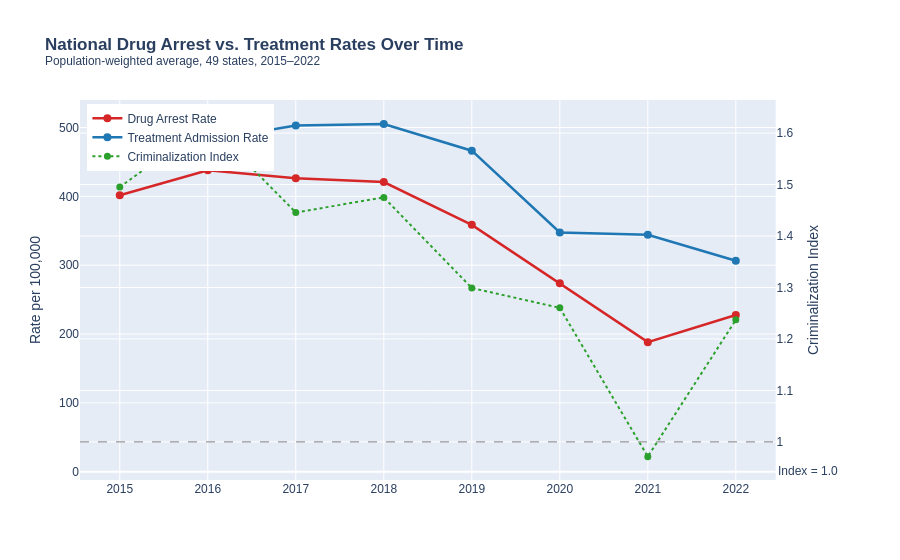
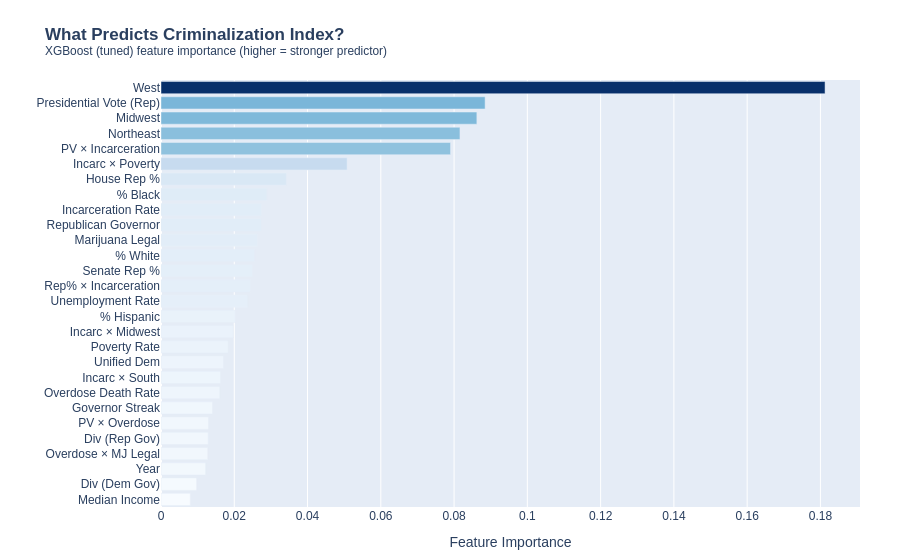

The notebook cell these images were saved under, in order:
### Markdown cell above
---
## Final Model and Visualizations (PART 7)

Generates five publication-ready visualizations using the best model from Part 6:

1. **Choropleth** — drug policy orientation by state
2. **Time trends** — dual-axis national trends with criminalization index
3. **Feature importance** — interactive horizontal bar chart
4. **Scatter + regression** — top predictor vs. criminalization index
5. **State rankings** — all 49 states ranked by average index

Set `BEST_MODEL = "rf"`, `"gb"`, or `"xgb"` to override the auto-selected model.

### Code cell
# Select final model
if BEST_MODEL == "auto":
    final_model = best_model_obj
    final_label = best_label
elif BEST_MODEL == "rf":
    rf.fit(X, y); final_model = rf; final_label = "Random Forest"
elif BEST_MODEL == "gb":
    gb.fit(X, y); final_model = gb; final_label = "Gradient Boosting"
else:
    xgb.fit(X, y); final_model = xgb; final_label = "XGBoost"

final_model.fit(X, y)

feat_labels_map = {
    'poverty_rate': 'Poverty Rate', 'median_income': 'Median Income',
    'unemployment_rate': 'Unemployment Rate', 'pct_white': '% White',
    'pct_black': '% Black', 'pct_hispanic': '% Hispanic', 'year': 'Year',
    'overdose_death_rate': 'Overdose Death Rate', 'incarceration_rate': 'Incarceration Rate',
    'marijuana_legal': 'Marijuana Legal', 'republican_gov': 'Republican Governor',
    'pres_vote_rep': 'Presidential Vote (Rep)', 'gov_streak': 'Governor Streak',
    'senate_rep_pct': 'Senate Rep %', 'house_rep_pct': 'House Rep %',
    'align_unified_dem': 'Unified Dem', 'align_div_rep_gov': 'Div (Rep Gov)',
    'align_div_dem_gov': 'Div (Dem Gov)',
    'region_northeast': 'Northeast', 'region_midwest': 'Midwest', 'region_west': 'West',
    'pres_x_overdose': 'PV \u00d7 Overdose', 'pres_x_incarceration': 'PV \u00d7 Incarceration',
    'rep_pct_x_incarceration': 'Rep% \u00d7 Incarceration', 'incarc_x_poverty': 'Incarc \u00d7 Poverty',
    'overdose_x_mj': 'Overdose \u00d7 MJ Legal', 'incarc_x_midwest': 'Incarc \u00d7 Midwest',
    'incarc_x_south': 'Incarc \u00d7 South',
}
feat_display = [feat_labels_map.get(f, f) for f in FEATURES_ALL]

# \u2500\u2500 State averages for maps/rankings \u2500\u2500\u2500\u2500\u2500\u2500\u2500\u2500\u2500\u2500\u2500\u2500\u2500\u2500\u2500\u2500\u2500\u2500\u2500\u2500\u2500\u2500\u2500\u2500\u2500\u2500\u2500\u2500\u2500\u2500\u2500\u2500\u2500\u2500\u2500\u2500\u2500\u2500\u2500\u2500\u2500\u2500\u2500\u2500\u2500
state_avg_full = (complete.groupby('state')
                  .agg(avg_index=('criminalization_index','mean'),
                       avg_arrest=('arrest_rate','mean'),
                       avg_treatment=('treatment_rate','mean'))
                  .reset_index())
state_avg_full['code'] = state_avg_full['state'].apply(
    lambda s: us.states.lookup(s).abbr if us.states.lookup(s) else None)
state_avg_full = state_avg_full.dropna(subset=['code'])
state_avg_full['orientation'] = state_avg_full['avg_index'].apply(
    lambda x: 'Criminalization-oriented' if x >= 1 else 'Treatment-oriented')

# VIZ 1: Choropleth -----------------------------------------------------------
viz1 = px.choropleth(
    state_avg_full, locations='code', locationmode='USA-states',
    color='avg_index', scope='usa', color_continuous_scale='RdYlGn_r',
    hover_name='state',
    hover_data={'code': False, 'avg_index': ':.2f',
                'avg_arrest': ':.1f', 'avg_treatment': ':.1f'},
    labels={'avg_index': 'Criminalization Index',
            'avg_arrest': 'Avg Arrest Rate/100k',
            'avg_treatment': 'Avg Treatment Rate/100k'},
    title='<b>Drug Policy Orientation by State</b><br>'
          '<sup>Average Criminalization Index 2015\u20132022 | '
          'Higher = more arrests relative to treatment admissions</sup>',
)
viz1.update_layout(coloraxis_colorbar=dict(title='Index', tickformat='.1f'),
                   margin=dict(l=0, r=0, t=70, b=0),
                   font=dict(family='Arial', size=12))
viz1.write_html(os.path.join(OUT_DIR, "viz1_choropleth_final.html"))
viz1.show()
print("Saved: viz1_choropleth_final.html")

# VIZ 2: Time trends ----------------------------------------------------------
national_full = (complete.groupby('year')
                 .apply(lambda g: pd.Series({
                     'arrest_rate':    np.average(g['arrest_rate'],    weights=g['population']),
                     'treatment_rate': np.average(g['treatment_rate'], weights=g['population']),
                     'avg_index':      np.average(g['criminalization_index'], weights=g['population']),
                 }), include_groups=False)
                 .reset_index())

viz2 = make_subplots(specs=[[{"secondary_y": True}]])
viz2.add_trace(go.Scatter(x=national_full['year'], y=national_full['arrest_rate'],
    name='Drug Arrest Rate', mode='lines+markers',
    line=dict(color='#d62728', width=2.5), marker=dict(size=8)), secondary_y=False)
viz2.add_trace(go.Scatter(x=national_full['year'], y=national_full['treatment_rate'],
    name='Treatment Admission Rate', mode='lines+markers',
    line=dict(color='#1f77b4', width=2.5), marker=dict(size=8)), secondary_y=False)
viz2.add_trace(go.Scatter(x=national_full['year'], y=national_full['avg_index'],
    name='Criminalization Index', mode='lines+markers',
    line=dict(color='#2ca02c', width=2, dash='dot'), marker=dict(size=7)), secondary_y=True)
viz2.add_hline(y=1.0, secondary_y=True,
               line=dict(color='gray', dash='dash', width=1),
               annotation_text='Index = 1.0', annotation_position='right')
viz2.update_layout(
    title='<b>National Drug Arrest vs. Treatment Rates Over Time</b><br>'
          '<sup>Population-weighted average, 49 states, 2015\u20132022</sup>',
    hovermode='x unified', legend=dict(x=0.01, y=0.99),
    font=dict(family='Arial', size=12))
viz2.update_yaxes(title_text='Rate per 100,000', secondary_y=False)
viz2.update_yaxes(title_text='Criminalization Index', secondary_y=True)
viz2.write_html(os.path.join(OUT_DIR, "viz2_time_trends_final.html"))
viz2.show()
print("Saved: viz2_time_trends_final.html")

# VIZ 3: Feature importance ---------------------------------------------------
imp_df = pd.DataFrame({'Feature': feat_display,
                        'Importance': final_model.feature_importances_}).sort_values('Importance')

viz3 = px.bar(imp_df, x='Importance', y='Feature', orientation='h',
              color='Importance', color_continuous_scale='Blues',
              title=f'<b>What Predicts Criminalization Index?</b><br>'
                    f'<sup>{final_label} feature importance (higher = stronger predictor)</sup>',
              labels={'Importance': 'Feature Importance', 'Feature': ''})
viz3.update_layout(coloraxis_showscale=False, font=dict(family='Arial', size=12),
                   margin=dict(l=150, r=40, t=80, b=40))
viz3.write_html(os.path.join(OUT_DIR, "viz3_feature_importance.html"))
viz3.show()
print("Saved: viz3_feature_importance.html")

# VIZ 4: Top predictor scatter ------------------------------------------------
top_feat_idx  = np.argmax(final_model.feature_importances_)
top_feat      = FEATURES_ALL[top_feat_idx]
top_label_str = feat_display[top_feat_idx]

scatter_df = complete.dropna(subset=[top_feat, 'criminalization_index']).copy()

viz4 = px.scatter(scatter_df, x=top_feat, y='criminalization_index',
                  color='state', hover_name='state', log_y=True, trendline='ols',
                  hover_data={'year': True, 'arrest_rate': ':.1f',
                              'treatment_rate': ':.1f', 'state': False},
                  labels={top_feat: top_label_str,
                          'criminalization_index': 'Criminalization Index (log scale)'},
                  title=f'<b>Criminalization Index vs. {top_label_str}</b><br>'
                        '<sup>Each point = one state-year | log scale | OLS trend line</sup>')
viz4.update_traces(marker=dict(size=6, opacity=0.6))
viz4.update_layout(showlegend=False, font=dict(family='Arial', size=12))
viz4.write_html(os.path.join(OUT_DIR, "viz4_scatter_final.html"))
viz4.show()
print("Saved: viz4_scatter_final.html")

# VIZ 5: State rankings -------------------------------------------------------
ranked = state_avg_full.sort_values('avg_index', ascending=True)
ranked['color'] = ranked['avg_index'].apply(lambda x: '#d62728' if x >= 1 else '#1f77b4')

viz5 = go.Figure(go.Bar(
    x=ranked['avg_index'], y=ranked['state'], orientation='h',
    marker_color=ranked['color'],
    text=ranked['avg_index'].round(2), textposition='outside',
    hovertemplate='<b>%{y}</b><br>Index: %{x:.2f}<extra></extra>',
))
viz5.add_vline(x=1.0, line=dict(color='black', dash='dash', width=1.5),
               annotation_text='Index = 1.0', annotation_position='top right')
viz5.update_layout(
    title='<b>Average Criminalization Index by State (2015\u20132022)</b><br>'
          '<sup>Red = more arrests than treatment | Blue = more treatment than arrests</sup>',
    xaxis_title='Criminalization Index', yaxis_title='',
    height=1100, margin=dict(l=150, r=80, t=80, b=40),
    font=dict(family='Arial', size=11))
viz5.write_html(os.path.join(OUT_DIR, "viz5_state_rankings.html"))
viz5.show()
print("Saved: viz5_state_rankings.html")

# Predicted vs Actual ---------------------------------------------------------
matplotlib.use("Agg")
preds = final_model.predict(X)
fig, axes = plt.subplots(1, 2, figsize=(13, 5))

axes[0].scatter(y, preds, alpha=0.5, color='steelblue', s=25, edgecolors='none')
lims = [min(y.min(), preds.min()) - 0.2, max(y.max(), preds.max()) + 0.2]
axes[0].plot(lims, lims, 'r--', linewidth=1.2, label='Perfect fit')
axes[0].set_xlabel(f'Actual {"log(Criminalization Index)" if LOG_TRANSFORM else "Criminalization Index"}')
axes[0].set_ylabel('Predicted')
axes[0].set_title(f'{final_label}: Predicted vs Actual')
axes[0].text(0.05, 0.92, f'R\u00b2 = {r2_score(y, preds):.3f}', transform=axes[0].transAxes)
axes[0].legend()

x_top = model_df[top_feat].values
m, b  = np.polyfit(x_top, y, 1)
x_line = np.linspace(x_top.min(), x_top.max(), 100)
axes[1].scatter(x_top, y, alpha=0.45, color='darkorange', s=25, edgecolors='none')
axes[1].plot(x_line, m * x_line + b, 'r-', linewidth=2)
axes[1].set_xlabel(top_label_str)
axes[1].set_ylabel(f'{"log(" if LOG_TRANSFORM else ""}Criminalization Index{")" if LOG_TRANSFORM else ""}')
axes[1].set_title(f'Top Predictor: {top_label_str}')
axes[1].spines['top'].set_visible(False)
axes[1].spines['right'].set_visible(False)

plt.tight_layout()
fig.savefig(os.path.join(OUT_DIR, "fig3_feature_importance.png"), dpi=150, bbox_inches='tight')
plt.show()
print("Saved: fig3_feature_importance.png")

print("\n" + "=" * 60)
print("RESULTS SUMMARY")
print("=" * 60)
print(f"Final Model:         {final_label}")
print(f"In-sample R\u00b2:        {r2_score(y, preds):.3f}")
print(f"Top Predictor:       {top_label_str}")
print(f"Outputs saved to:    {OUT_DIR}")
print("=" * 60)

### Figure 1 — Plotly figure (JSON) as saved in the notebook; plotly's stock layout.template omitted (floating-point values rounded to 4 significant figures)
{"data": [{"line": {"color": "#d62728", "width": 2.5}, "marker": {"size": 8}, "mode": "lines+markers", "name": "Drug Arrest Rate", "type": "scatter", "x": [2015, 2016, 2017, 2018, 2019, 2020, 2021, 2022], "xaxis": "x", "y": [401.6, 437.9, 426.4, 420.8, 358.6, 273.8, 188.2, 227.7], "yaxis": "y"}, {"line": {"color": "#1f77b4", "width": 2.5}, "marker": {"size": 8}, "mode": "lines+markers", "name": "Treatment Admission Rate", "type": "scatter", "x": [2015, 2016, 2017, 2018, 2019, 2020, 2021, 2022], "xaxis": "x", "y": [455.4, 481.6, 502.9, 505.1, 466.3, 347.6, 344.3, 306.6], "yaxis": "y"}, {"line": {"color": "#2ca02c", "dash": "dot", "width": 2}, "marker": {"size": 7}, "mode": "lines+markers", "name": "Criminalization Index", "type": "scatter", "x": [2015, 2016, 2017, 2018, 2019, 2020, 2021, 2022], "xaxis": "x", "y": [1.495, 1.619, 1.446, 1.475, 1.299, 1.26, 0.9714, 1.237], "yaxis": "y2"}], "layout": {"annotations": [{"showarrow": false, "text": "Index = 1.0", "x": 1, "xanchor": "left", "xref": "x domain", "y": 1, "yanchor": "middle", "yref": "y"}], "font": {"family": "Arial", "size": 12}, "hovermode": "x unified", "legend": {"x": 0.01, "y": 0.99}, "shapes": [{"line": {"color": "gray", "dash": "dash", "width": 1}, "type": "line", "x0": 0, "x1": 1, "xref": "x domain", "y0": 1, "y1": 1, "yref": "y2"}], "title": {"text": "<b>National Drug Arrest vs. Treatment Rates Over Time</b><br><sup>Population-weighted average, 49 states, 2015–2022</sup>"}, "xaxis": {"anchor": "y", "domain": [0, 0.94]}, "yaxis": {"anchor": "x", "domain": [0, 1], "title": {"text": "Rate per 100,000"}}, "yaxis2": {"anchor": "x", "overlaying": "y", "side": "right", "title": {"text": "Criminalization Index"}}}}

### Figure 2 — Plotly figure (JSON) as saved in the notebook; plotly's stock layout.template omitted (floating-point values rounded to 4 significant figures)
{"data": [{"hovertemplate": "Feature Importance=%{marker.color}<br>=%{y}<extra></extra>", "legendgroup": "", "marker": {"color": [0.007999, 0.009737, 0.01218, 0.01277, 0.01288, 0.01295, 0.01407, 0.01606, 0.01624, 0.01707, 0.0183, 0.01966, 0.02024, 0.02364, 0.02433, 0.02487, 0.02555, 0.02629, 0.02728, 0.02739, 0.02888, 0.03422, 0.0508, 0.07903, 0.08161, 0.08621, 0.08847, 0.1813], "coloraxis": "coloraxis", "pattern": {"shape": ""}}, "name": "", "orientation": "h", "showlegend": false, "textposition": "auto", "type": "bar", "x": [0.007999, 0.009737, 0.01218, 0.01277, 0.01288, 0.01295, 0.01407, 0.01606, 0.01624, 0.01707, 0.0183, 0.01966, 0.02024, 0.02364, 0.02433, 0.02487, 0.02555, 0.02629, 0.02728, 0.02739, 0.02888, 0.03422, 0.0508, 0.07903, 0.08161, 0.08621, 0.08847, 0.1813], "xaxis": "x", "y": ["Median Income", "Div (Dem Gov)", "Year", "Overdose × MJ Legal", "Div (Rep Gov)", "PV × Overdose", "Governor Streak", "Overdose Death Rate", "Incarc × South", "Unified Dem", "Poverty Rate", "Incarc × Midwest", "% Hispanic", "Unemployment Rate", "Rep% × Incarceration", "Senate Rep %", "% White", "Marijuana Legal", "Republican Governor", "Incarceration Rate", "% Black", "House Rep %", "Incarc × Poverty", "PV × Incarceration", "Northeast", "Midwest", "Presidential Vote (Rep)", "West"], "yaxis": "y"}], "layout": {"barmode": "relative", "coloraxis": {"colorbar": {"title": {"text": "Feature Importance"}}, "colorscale": [[0, "rgb(247,251,255)"], [0.125, "rgb(222,235,247)"], [0.25, "rgb(198,219,239)"], [0.375, "rgb(158,202,225)"], [0.5, "rgb(107,174,214)"], [0.625, "rgb(66,146,198)"], [0.75, "rgb(33,113,181)"], [0.875, "rgb(8,81,156)"], [1, "rgb(8,48,107)"]], "showscale": false}, "font": {"family": "Arial", "size": 12}, "legend": {"tracegroupgap": 0}, "margin": {"b": 40, "l": 150, "r": 40, "t": 80}, "title": {"text": "<b>What Predicts Criminalization Index?</b><br><sup>XGBoost (tuned) feature importance (higher = stronger predictor)</sup>"}, "xaxis": {"anchor": "y", "domain": [0, 1], "title": {"text": "Feature Importance"}}, "yaxis": {"anchor": "x", "domain": [0, 1], "title": {"text": ""}}}}
